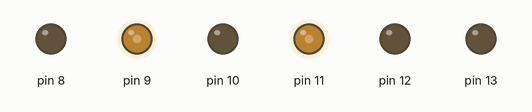
A sketch run on a simulated Arduino Uno, built with avr-gcc and run on an emulated ATmega328P. Parts: output pins drawn as LEDs (lit = HIGH).

Above: at 0.05 s.
At 3.0 s:
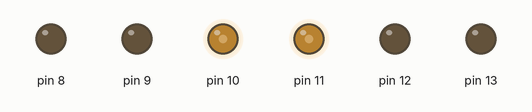
At 4.5 s:
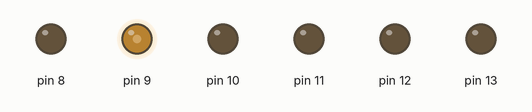
At 6.0 s:
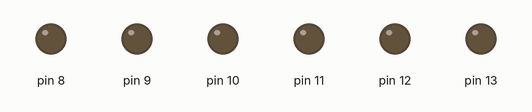
At 9.0 s:
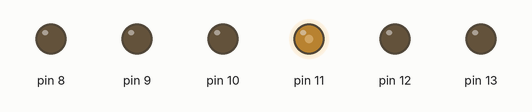
At 12.0 s:
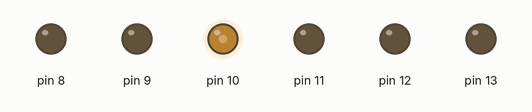
Timing chart, 0 to 15.6 s (numbered marks = the images above):
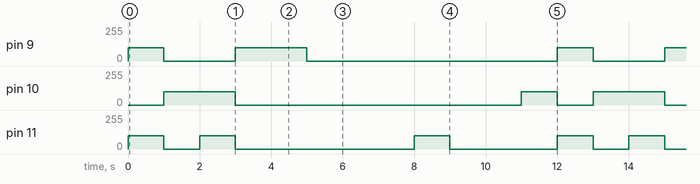

Measured:
- by itself, pin 9: repeats every 12.0 s: 0/255 2.0 s, 100/255 2.0 s, 0/255 7.0 s, 100/255 1.0 s
- by itself, pin 10: repeats every 12.0 s: 0/255 8.0 s, 100/255 1.0 s, 0/255 1.0 s, 100/255 2.0 s
- by itself, pin 11: repeats every 12.0 s: 0/255 1.0 s, 100/255 1.0 s, 0/255 5.0 s, 100/255 1.0 s, 0/255 3.0 s, 100/255 1.0 s

The sketch:

mecanum.ino
```cpp
#include "MecanumDriver.h"
MecanumDriver mecanum = MecanumDriver(9, 8, 12, 13, 11, 10, 46, 21);

void setup() {
  mecanum.begin();
}

void loop() {
  // 前
  mecanum.driveAllMotor(100, 100, 100, 100);
  delay(1000);
  // 后
  mecanum.driveAllMotor(-100, -100, -100, -100);
  delay(1000);
  // 左
  mecanum.driveAllMotor(-100, 100, 100, -100);
  delay(1000);
  // 右
  mecanum.driveAllMotor(100, -100, -100, 100);
  delay(1000);
  //
  mecanum.driveAllMotor(100, 0, 0, 0);
  delay(1000);
  mecanum.driveAllMotor(-100, 0, 0, 0);
  delay(1000);
  mecanum.driveAllMotor(0, 100, 0, 0);
  delay(1000);
  mecanum.driveAllMotor(0, -100, 0, 0);
  delay(1000);
  mecanum.driveAllMotor(0, 0, 100, 0);
  delay(1000);
  mecanum.driveAllMotor(0, 0, -100, 0);
  delay(1000);
  mecanum.driveAllMotor(0, 0, 0, 100);
  delay(1000);
  mecanum.driveAllMotor(0, 0, 0, -100);
  delay(1000);

  // 转45度要多长时间
  // mecanum.driveAllMotor(100, -100, 100, -100);
  // delay(40);
  // mecanum.driveAllMotor(0, 0, 0, 0);
  // delay(1000);
  // // 转180度要多长时间
  // mecanum.driveAllMotor(100, -100, 100, -100);
  // delay(650);
  // mecanum.driveAllMotor(0, 0, 0, 0);
  // delay(1000);
}
```

MecanumDriver.cpp
```cpp
#include "Arduino.h"
#include "MecanumDriver.h"

MecanumDriver::MecanumDriver(
        int pin1, int pin2, int pin3, int pin4,
        int pin5, int pin6, int pin7, int pin8
):motor1_pin1(pin1), motor1_pin2(pin2), motor2_pin1(pin3), motor2_pin2(pin4),
    motor3_pin1(pin5), motor3_pin2(pin6), motor4_pin1(pin7), motor4_pin2(pin8) {
}

MecanumDriver::~MecanumDriver() {}

void MecanumDriver::begin() {
    pinMode(motor1_pin1, OUTPUT);
    pinMode(motor1_pin2, OUTPUT);
    pinMode(motor2_pin1, OUTPUT);
    pinMode(motor2_pin2, OUTPUT);
    pinMode(motor3_pin1, OUTPUT);
    pinMode(motor3_pin2, OUTPUT);
    pinMode(motor4_pin1, OUTPUT);
    pinMode(motor4_pin2, OUTPUT);

    driveAllMotor(0, 0, 0, 0);
}

void MecanumDriver::driveMotor(int motor, int speed) {
    int pin1, pin2, direction;
    switch (motor) {
        case 1:
            pin1 = motor1_pin1;
            pin2 = motor1_pin2;
            direction = motor1_direction;
            break;
        case 2:
            pin1 = motor2_pin1;
            pin2 = motor2_pin2;
            direction = motor2_direction;
            break;
        case 3:
            pin1 = motor3_pin1;
            pin2 = motor3_pin2;
            direction = motor3_direction;
            break;
        case 4:
            pin1 = motor4_pin1;
            pin2 = motor4_pin2;
            direction = motor4_direction;
            break;
        default:
            return;
    }
    if (direction >= 0) {
        driveMotor(pin1, pin2, speed);
    } else {
        driveMotor(pin2, pin1, speed);
    }
}

void MecanumDriver::driveMotor(int pin1, int pin2, int speed) {
    if (speed >= 0) {
        analogWrite(pin1, constrain(abs(speed), 0, 100));
        analogWrite(pin2, 0);
    } else {
        analogWrite(pin1, 0);
        analogWrite(pin2, constrain(abs(speed), 0, 100));
    }
}

void MecanumDriver::driveAllMotor(int speed1, int speed2, int speed3, int speed4) {
    driveMotor(1, speed1);
    driveMotor(2, speed2);
    driveMotor(3, speed3);
    driveMotor(4, speed4);
}

void MecanumDriver::setDirection(int motor, int direction) {
    switch (motor) {
        case 1:
            motor1_direction = direction;
            break;
        case 2:
            motor2_direction = direction;
            break;
        case 3:
            motor3_direction = direction;
            break;
        case 4:
            motor4_direction = direction;
            break;
        default:
            return;
    }
}

void MecanumDriver::setAllDirection(int direction1, int direction2, int direction3, int direction4) {
    setDirection(1, direction1);
    setDirection(2, direction2);
    setDirection(3, direction3);
    setDirection(4, direction4);
}
```

MecanumDriver.h
```cpp
#ifndef MECANUM_DRIVER_H
#define MECANUM_DRIVER_H

class MecanumDriver {
public:
    // 创建电机驱动器对象，pin1~pin8对应驱动板IN1~IN8
    MecanumDriver(int pin1, int pin2, int pin3, int pin4, int pin5, int pin6, int pin7, int pin8);

    ~MecanumDriver();

    // 开启驱动器，自动完成引脚配置
    void begin(void);

    // 驱动单个电机，参数motor可取1~4，speed范围为-255~255，符号代表转向
    void driveMotor(int motor, int speed);

    // 同时驱动4个电机
    void driveAllMotor(int speed1, int speed2, int speed3, int speed4);

    // 设置单个电机转向的正方向，参数motor可取1~4，direction正负决定正方向
    void setDirection(int motor, int direction);

    // 设置4个电机转向的正方向
    void setAllDirection(int direction1, int direction2, int direction3, int direction4);

private:
    int motor1_pin1;
    int motor1_pin2;
    int motor1_direction = 1;

    int motor2_pin1;
    int motor2_pin2;
    int motor2_direction = -1;

    int motor3_pin1;
    int motor3_pin2;
    int motor3_direction = 1;

    int motor4_pin1;
    int motor4_pin2;
    int motor4_direction = -1;

    void driveMotor(int pin1, int pin2, int speed);
};

#endif
```
